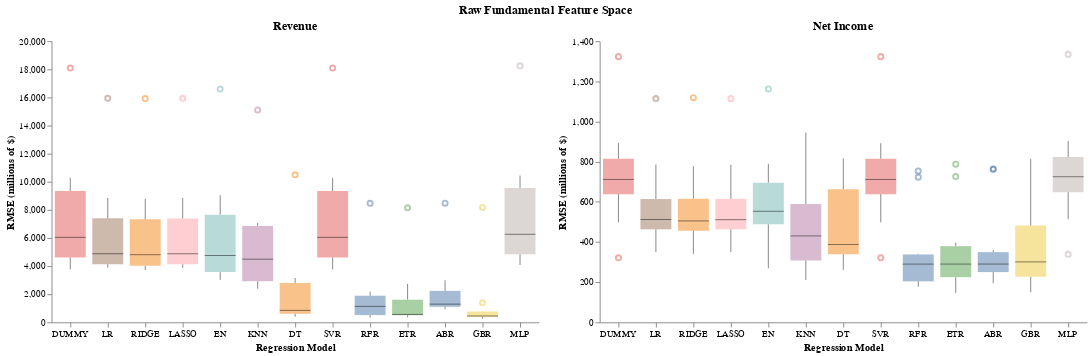

Write notebook code for a chart like this one.
### Code cell
full_chart = (rev_chart | ear_chart ).properties(
    title=alt.TitleParams('Raw Fundamental Feature Space', anchor='middle'))
full_chart.configure_view(stroke=None)

### Figure 1 — Vega-Lite specification as saved in the notebook (floating-point values rounded to 4 significant figures; data arrays with more than 128 entries replaced by an {"elided": "..."} marker saying what was removed)
{"config": {"view": {"continuousWidth": 300, "continuousHeight": 300, "stroke": null}}, "hconcat": [{"data": {"name": "data-ff84c3b5582b0a5e74f522bb1fe1e580"}, "mark": {"type": "boxplot", "median": {"color": "black", "strokeWidth": 3}, "opacity": 0.5, "size": 33}, "encoding": {"color": {"field": "model", "legend": null, "type": "nominal"}, "x": {"axis": {"grid": false, "labelAngle": 0}, "field": "model", "sort": ["DUMMY", "LR", "RIDGE", "LASSO", "EN", "KNN", "DT", "SVR", "RFR", "ETR", "ABR", "GBR", "MLP"], "title": "Regression Model", "type": "nominal"}, "y": {"axis": {"grid": false}, "field": "rmse", "title": "RMSE (millions of $)", "type": "quantitative"}}, "height": 300, "title": "Revenue", "width": 520}, {"data": {"name": "data-6f3bc45da8772e213d430e6ff028b9a6"}, "mark": {"type": "boxplot", "median": {"color": "black", "strokeWidth": 3}, "opacity": 0.5, "size": 33}, "encoding": {"color": {"field": "model", "legend": null, "type": "nominal"}, "x": {"axis": {"grid": false, "labelAngle": 0}, "field": "model", "sort": ["DUMMY", "LR", "RIDGE", "LASSO", "EN", "KNN", "DT", "SVR", "RFR", "ETR", "ABR", "GBR", "MLP"], "title": "Regression Model", "type": "nominal"}, "y": {"axis": {"grid": false}, "field": "rmse", "title": "RMSE (millions of $)", "type": "quantitative"}}, "height": 300, "title": "Net Income", "width": 520}], "title": {"text": "Raw Fundamental Feature Space", "anchor": "middle"}, "$schema": "https://vega.github.io/schema/vega-lite/v5.20.1.json", "datasets": {"data-ff84c3b5582b0a5e74f522bb1fe1e580": {"elided": "130 records"}, "data-6f3bc45da8772e213d430e6ff028b9a6": {"elided": "130 records"}}}
